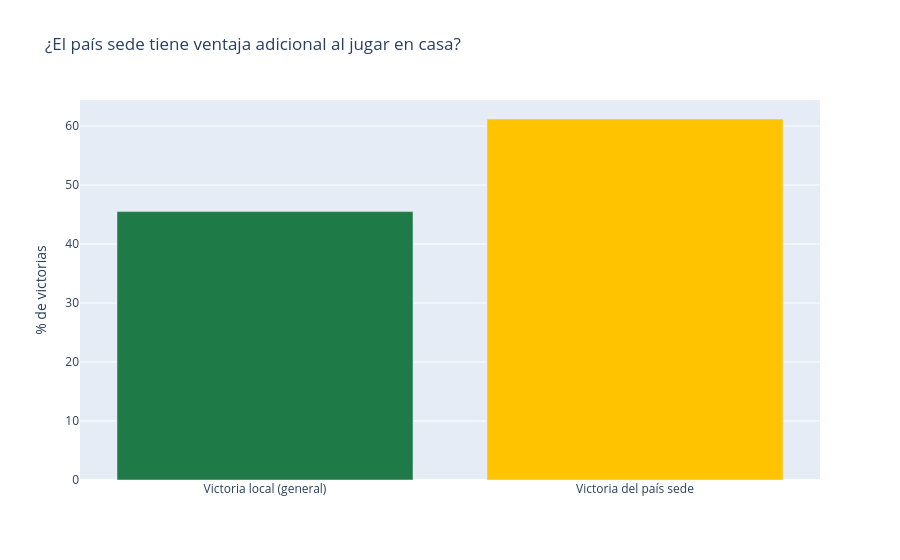

The notebook cell this image was saved under:
### Markdown cell above
## ¿El país sede tiene ventaja adicional?

### Code cell
viz.ventaja_pais_sede(gestor).show()

### Figure 1 — Plotly figure (JSON) as saved in the notebook; plotly's stock layout.template omitted (floating-point values rounded to 4 significant figures)
{"data": [{"marker": {"color": ["#1E7A46", "#FFC300"]}, "type": "bar", "x": ["Victoria local (general)", "Victoria del país sede"], "y": [45.49, 61.19]}], "layout": {"title": {"text": "¿El país sede tiene ventaja adicional al jugar en casa?"}, "yaxis": {"title": {"text": "% de victorias"}}}}
